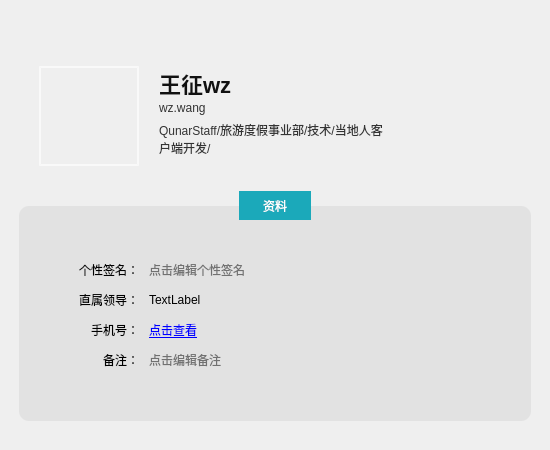
<?xml version="1.0" encoding="UTF-8"?>
<ui version="4.0">
 <class>UserProfileWidget</class>
 <widget class="QWidget" name="UserProfileWidget">
  <property name="geometry">
   <rect>
    <x>0</x>
    <y>0</y>
    <width>550</width>
    <height>450</height>
   </rect>
  </property>
  <property name="minimumSize">
   <size>
    <width>550</width>
    <height>450</height>
   </size>
  </property>
  <property name="maximumSize">
   <size>
    <width>550</width>
    <height>450</height>
   </size>
  </property>
  <property name="windowTitle">
   <string>UserProfileWidget</string>
  </property>
  <property name="styleSheet">
   <string notr="true">QLabel#name{ font-size:22px;color:#111111; font-weight: bold;}
QLabel#id{ font-size:12px;color:#333333;}
QLabel#dep{ font-size:12px;color:#333333;}
QLabel#btnAvatar{border:2px solid #A0FFFFFF;}
QLabel#btnAvatar:hover{border:2px solid #1194a4;}

QPushButton#btnBasic,#btnMore{height:27px;width:70px;color: #666666; background-color: #FFFFFF; border:none;}
QPushButton#btnBasic:hover,#btnMore:hover {color: #FFFFFF;background-color: #3dbbca;}
QPushButton#btnBasic:pressed,#btnMore:pressed{color: #FFFFFF; background-color: #1194a4;}
QPushButton#btnBasic:checked,#btnMore:checked{color: #FFFFFF; background-color: #1ba9ba;}

QPushButton#btnBasic,#btnMore{ border-left:1px solid #1ba9ba; border-top:1px solid #1ba9ba; border-bottom:1px solid #1ba9ba;}
QPushButton#btnBasic{ border-right:1px solid #1ba9ba;}


QWidget#infopanel{border-radius: 10px;background-color: #E2E2E2;margin: 20px 10px 20px 10px}


QLineEdit{ background-color: #00000000; border:none;padding-left:-2px;}
QLineEdit:hover{ border:1px solid #999999;}
QLineEdit:focus{ background-color: #FFFFFF; border-width: 1px; border-style: solid; border-color: #1BA9BA;}
QLineEdit:disabled{ background-color: #ECECEC; border:none;}</string>
  </property>
  <layout class="QVBoxLayout" name="verticalLayout">
   <property name="spacing">
    <number>0</number>
   </property>
   <property name="leftMargin">
    <number>0</number>
   </property>
   <property name="topMargin">
    <number>0</number>
   </property>
   <property name="rightMargin">
    <number>0</number>
   </property>
   <property name="bottomMargin">
    <number>0</number>
   </property>
   <item>
    <widget class="QWidget" name="shadowbg" native="true">
     <layout class="QHBoxLayout" name="horizontalLayout">
      <property name="spacing">
       <number>0</number>
      </property>
      <property name="leftMargin">
       <number>8</number>
      </property>
      <property name="topMargin">
       <number>8</number>
      </property>
      <property name="rightMargin">
       <number>8</number>
      </property>
      <property name="bottomMargin">
       <number>8</number>
      </property>
      <item>
       <widget class="QWidget" name="shadowinnerbg2" native="true">
        <property name="styleSheet">
         <string notr="true"/>
        </property>
        <layout class="QVBoxLayout" name="verticalLayout_2">
         <property name="spacing">
          <number>0</number>
         </property>
         <property name="leftMargin">
          <number>1</number>
         </property>
         <property name="topMargin">
          <number>1</number>
         </property>
         <property name="rightMargin">
          <number>1</number>
         </property>
         <property name="bottomMargin">
          <number>1</number>
         </property>
         <item>
          <widget class="TitlebarWidget" name="titlebar" native="true">
           <property name="minimumSize">
            <size>
             <width>0</width>
             <height>27</height>
            </size>
           </property>
           <property name="maximumSize">
            <size>
             <width>16777215</width>
             <height>27</height>
            </size>
           </property>
          </widget>
         </item>
         <item>
          <widget class="QWidget" name="baseinfo" native="true">
           <property name="minimumSize">
            <size>
             <width>0</width>
             <height>150</height>
            </size>
           </property>
           <property name="maximumSize">
            <size>
             <width>16777215</width>
             <height>150</height>
            </size>
           </property>
           <widget class="QLabel" name="btnAvatar">
            <property name="geometry">
             <rect>
              <x>30</x>
              <y>30</y>
              <width>100</width>
              <height>100</height>
             </rect>
            </property>
            <property name="minimumSize">
             <size>
              <width>100</width>
              <height>100</height>
             </size>
            </property>
            <property name="maximumSize">
             <size>
              <width>100</width>
              <height>100</height>
             </size>
            </property>
            <property name="cursor">
             <cursorShape>ArrowCursor</cursorShape>
            </property>
            <property name="toolTip">
             <string>更换头像</string>
            </property>
            <property name="text">
             <string/>
            </property>
            <property name="iconSize" stdset="0">
             <size>
              <width>96</width>
              <height>96</height>
             </size>
            </property>
            <property name="flat" stdset="0">
             <bool>true</bool>
            </property>
           </widget>
           <widget class="QLabel" name="id">
            <property name="geometry">
             <rect>
              <x>150</x>
              <y>61</y>
              <width>341</width>
              <height>22</height>
             </rect>
            </property>
            <property name="text">
             <string>wz.wang</string>
            </property>
            <property name="textInteractionFlags">
             <set>Qt::LinksAccessibleByMouse|Qt::TextSelectableByKeyboard|Qt::TextSelectableByMouse</set>
            </property>
           </widget>
           <widget class="QLabel" name="dep">
            <property name="geometry">
             <rect>
              <x>150</x>
              <y>85</y>
              <width>231</width>
              <height>61</height>
             </rect>
            </property>
            <property name="text">
             <string>QunarStaff/旅游度假事业部/技术/当地人客户端开发/</string>
            </property>
            <property name="alignment">
             <set>Qt::AlignLeading|Qt::AlignLeft|Qt::AlignTop</set>
            </property>
            <property name="wordWrap">
             <bool>true</bool>
            </property>
            <property name="textInteractionFlags">
             <set>Qt::LinksAccessibleByMouse|Qt::TextSelectableByKeyboard|Qt::TextSelectableByMouse</set>
            </property>
           </widget>
           <widget class="QWidget" name="widget_2" native="true">
            <property name="geometry">
             <rect>
              <x>150</x>
              <y>31</y>
              <width>331</width>
              <height>28</height>
             </rect>
            </property>
            <layout class="QHBoxLayout" name="horizontalLayout_3">
             <property name="leftMargin">
              <number>0</number>
             </property>
             <property name="topMargin">
              <number>0</number>
             </property>
             <property name="rightMargin">
              <number>0</number>
             </property>
             <property name="bottomMargin">
              <number>0</number>
             </property>
             <item>
              <widget class="QLabel" name="name">
               <property name="text">
                <string>王征wz</string>
               </property>
               <property name="textInteractionFlags">
                <set>Qt::LinksAccessibleByMouse|Qt::TextSelectableByKeyboard|Qt::TextSelectableByMouse</set>
               </property>
              </widget>
             </item>
             <item>
              <widget class="QLabel" name="sex">
               <property name="minimumSize">
                <size>
                 <width>27</width>
                 <height>27</height>
                </size>
               </property>
               <property name="maximumSize">
                <size>
                 <width>27</width>
                 <height>27</height>
                </size>
               </property>
               <property name="text">
                <string/>
               </property>
              </widget>
             </item>
             <item>
              <spacer name="horizontalSpacer_2">
               <property name="orientation">
                <enum>Qt::Horizontal</enum>
               </property>
               <property name="sizeHint" stdset="0">
                <size>
                 <width>219</width>
                 <height>20</height>
                </size>
               </property>
              </spacer>
             </item>
            </layout>
           </widget>
          </widget>
         </item>
         <item>
          <widget class="QWidget" name="widget" native="true">
           <widget class="QStackedWidget" name="detailinfos">
            <property name="geometry">
             <rect>
              <x>0</x>
              <y>0</y>
              <width>532</width>
              <height>255</height>
             </rect>
            </property>
            <widget class="QWidget" name="basepage">
             <layout class="QVBoxLayout" name="verticalLayout_3">
              <property name="spacing">
               <number>0</number>
              </property>
              <property name="leftMargin">
               <number>0</number>
              </property>
              <property name="topMargin">
               <number>0</number>
              </property>
              <property name="rightMargin">
               <number>0</number>
              </property>
              <property name="bottomMargin">
               <number>0</number>
              </property>
              <item>
               <widget class="QWidget" name="infopanel" native="true">
                <widget class="QLabel" name="lbBoom">
                 <property name="geometry">
                  <rect>
                   <x>60</x>
                   <y>70</y>
                   <width>70</width>
                   <height>28</height>
                  </rect>
                 </property>
                 <property name="text">
                  <string>个性签名：</string>
                 </property>
                 <property name="alignment">
                  <set>Qt::AlignRight|Qt::AlignTrailing|Qt::AlignVCenter</set>
                 </property>
                </widget>
                <widget class="QLabel" name="lbLeader">
                 <property name="geometry">
                  <rect>
                   <x>60</x>
                   <y>100</y>
                   <width>70</width>
                   <height>28</height>
                  </rect>
                 </property>
                 <property name="text">
                  <string>直属领导：</string>
                 </property>
                 <property name="alignment">
                  <set>Qt::AlignRight|Qt::AlignTrailing|Qt::AlignVCenter</set>
                 </property>
                </widget>
                <widget class="QLabel" name="lbMobile">
                 <property name="geometry">
                  <rect>
                   <x>60</x>
                   <y>130</y>
                   <width>70</width>
                   <height>28</height>
                  </rect>
                 </property>
                 <property name="text">
                  <string>手机号：</string>
                 </property>
                 <property name="alignment">
                  <set>Qt::AlignRight|Qt::AlignTrailing|Qt::AlignVCenter</set>
                 </property>
                </widget>
                <widget class="QLabel" name="lbMark">
                 <property name="geometry">
                  <rect>
                   <x>60</x>
                   <y>160</y>
                   <width>70</width>
                   <height>28</height>
                  </rect>
                 </property>
                 <property name="text">
                  <string>备注：</string>
                 </property>
                 <property name="alignment">
                  <set>Qt::AlignRight|Qt::AlignTrailing|Qt::AlignVCenter</set>
                 </property>
                </widget>
                <widget class="QLineEdit" name="leBoom">
                 <property name="geometry">
                  <rect>
                   <x>140</x>
                   <y>70</y>
                   <width>361</width>
                   <height>28</height>
                  </rect>
                 </property>
                 <property name="styleSheet">
                  <string notr="true"/>
                 </property>
                 <property name="placeholderText">
                  <string>点击编辑个性签名</string>
                 </property>
                </widget>
                <widget class="QLabel" name="lbLeaderLink">
                 <property name="geometry">
                  <rect>
                   <x>140</x>
                   <y>100</y>
                   <width>361</width>
                   <height>28</height>
                  </rect>
                 </property>
                 <property name="text">
                  <string>TextLabel</string>
                 </property>
                 <property name="textInteractionFlags">
                  <set>Qt::LinksAccessibleByKeyboard|Qt::LinksAccessibleByMouse</set>
                 </property>
                </widget>
                <widget class="QLabel" name="lbMobileLink">
                 <property name="geometry">
                  <rect>
                   <x>140</x>
                   <y>130</y>
                   <width>361</width>
                   <height>28</height>
                  </rect>
                 </property>
                 <property name="text">
                  <string>&lt;html&gt;&lt;head/&gt;&lt;body&gt;&lt;p&gt;&lt;a&gt;&lt;span style=&quot; text-decoration: underline; color:#0000ff;&quot;&gt;点击查看&lt;/span&gt;&lt;/a&gt;&lt;/p&gt;&lt;/body&gt;&lt;/html&gt;</string>
                 </property>
                 <property name="openExternalLinks">
                  <bool>false</bool>
                 </property>
                 <property name="textInteractionFlags">
                  <set>Qt::LinksAccessibleByKeyboard|Qt::LinksAccessibleByMouse</set>
                 </property>
                </widget>
                <widget class="QLineEdit" name="leMark">
                 <property name="geometry">
                  <rect>
                   <x>140</x>
                   <y>160</y>
                   <width>361</width>
                   <height>28</height>
                  </rect>
                 </property>
                 <property name="placeholderText">
                  <string>点击编辑备注</string>
                 </property>
                </widget>
                <widget class="QLineEdit" name="leEmpty">
                 <property name="geometry">
                  <rect>
                   <x>0</x>
                   <y>0</y>
                   <width>0</width>
                   <height>0</height>
                  </rect>
                 </property>
                </widget>
               </widget>
              </item>
             </layout>
            </widget>
            <widget class="QWidget" name="morepage"/>
           </widget>
           <widget class="QWidget" name="infonav" native="true">
            <property name="geometry">
             <rect>
              <x>0</x>
              <y>0</y>
              <width>532</width>
              <height>40</height>
             </rect>
            </property>
            <property name="minimumSize">
             <size>
              <width>0</width>
              <height>40</height>
             </size>
            </property>
            <property name="maximumSize">
             <size>
              <width>16777215</width>
              <height>40</height>
             </size>
            </property>
            <layout class="QHBoxLayout" name="horizontalLayout_2">
             <property name="spacing">
              <number>0</number>
             </property>
             <property name="leftMargin">
              <number>0</number>
             </property>
             <property name="topMargin">
              <number>0</number>
             </property>
             <property name="rightMargin">
              <number>0</number>
             </property>
             <property name="bottomMargin">
              <number>0</number>
             </property>
             <item>
              <spacer name="horizontalSpacer_3">
               <property name="orientation">
                <enum>Qt::Horizontal</enum>
               </property>
               <property name="sizeHint" stdset="0">
                <size>
                 <width>40</width>
                 <height>20</height>
                </size>
               </property>
              </spacer>
             </item>
             <item>
              <widget class="QPushButton" name="btnBasic">
               <property name="enabled">
                <bool>false</bool>
               </property>
               <property name="text">
                <string>资料</string>
               </property>
               <property name="icon">
                <iconset resource="localman.qrc">
                 <normaloff>:/Images/aio_startsession_down.png</normaloff>:/Images/aio_startsession_down.png</iconset>
               </property>
               <property name="checkable">
                <bool>true</bool>
               </property>
               <property name="checked">
                <bool>true</bool>
               </property>
               <property name="autoExclusive">
                <bool>true</bool>
               </property>
              </widget>
             </item>
             <item>
              <spacer name="horizontalSpacer">
               <property name="orientation">
                <enum>Qt::Horizontal</enum>
               </property>
               <property name="sizeHint" stdset="0">
                <size>
                 <width>20</width>
                 <height>20</height>
                </size>
               </property>
              </spacer>
             </item>
            </layout>
           </widget>
          </widget>
         </item>
        </layout>
       </widget>
      </item>
     </layout>
    </widget>
   </item>
  </layout>
 </widget>
 <layoutdefault spacing="6" margin="11"/>
 <customwidgets>
  <customwidget>
   <class>TitlebarWidget</class>
   <extends>QWidget</extends>
   <header>TitlebarWidget.h</header>
   <container>1</container>
  </customwidget>
 </customwidgets>
 <resources>
  <include location="localman.qrc"/>
 </resources>
 <connections/>
</ui>
